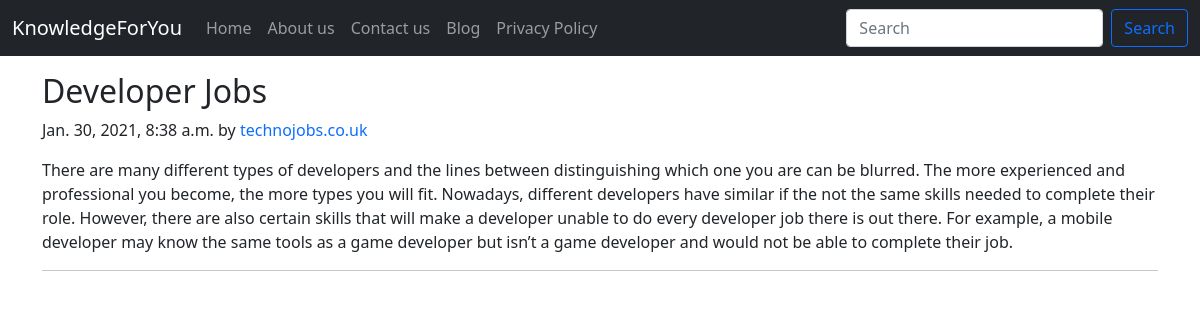
Screenshot of /blog/developerjobs with the database file from the repository.
### blog/models.py (models this page shows, shortened)
class Post(models.Model):
    sno = models.AutoField(primary_key=True)
    title = models.CharField(max_length=255)
    content = models.TextField()
    author = models.CharField(max_length=20)
    slug = models.CharField(max_length=130)
    url = models.CharField(max_length=80, blank=True)
    timeStamp = models.DateTimeField(blank=True)

### blog/views.py (the view)
# urls.py: path('<str:slug>', views.blogPost, name="blogPost")
def blogPost(request, slug):
    post = Post.objects.filter(slug=slug).first()
    context = {'post':post}
    return render(request, 'blog/blogPost.html', context)

### templates/blog/blogPost.html (shortened to what this page needs)
{% extends 'base.html' %}
{% block body %}
<div class="container my-3">
    <div class="blog-post">
        <h2 class="blog-post-title">{{post.title}}</h2>
        <p class="blog-post-meta">{{post.timeStamp}} by <a href="{{post.url}}" target="_blank" style="text-decoration: none;">{{post.author}}</a></p>
        <p>{{post.content}}</p>
        <hr>
    </div>
</div>
{% endblock body %}

### rows the page displays
Post: title "Developer Jobs", timeStamp "Jan. 30, 2021, 8:38 a.m.", author "technojobs.co.uk", content "There are many different types of developers and the lines between distinguishing which one you are can be blurred. The more experienced and professional you become, the more types you will fit. Nowadays, different developers have similar if the not the same skills needed to complete their role. However, there are also certain skills that will make a developer unable to do every developer job there is out there. For example, a mobile developer may know the same tools as a game developer but isn’t a game developer and would not be able to complete their job."
